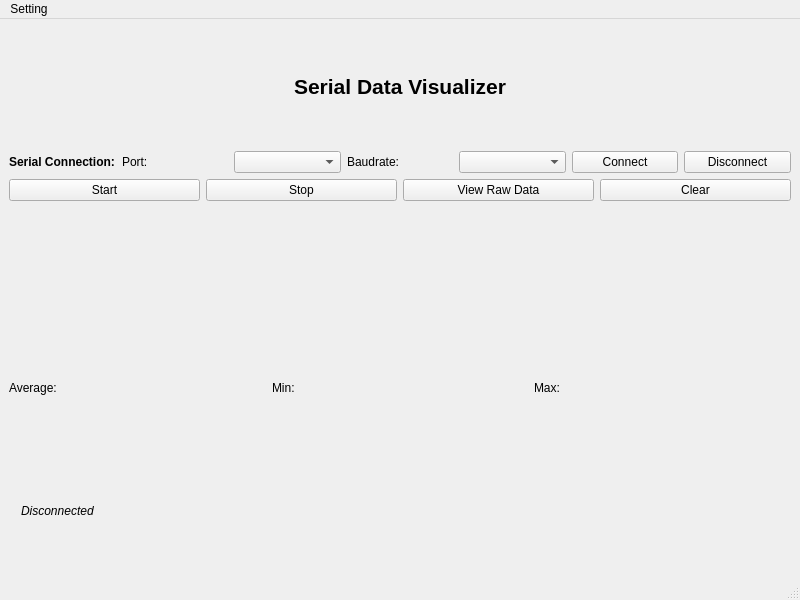
<?xml version="1.0" encoding="UTF-8"?>
<ui version="4.0">
 <class>SerialDataVisualizer</class>
 <widget class="QMainWindow" name="SerialDataVisualizer">
  <property name="geometry">
   <rect>
    <x>0</x>
    <y>0</y>
    <width>800</width>
    <height>600</height>
   </rect>
  </property>
  <property name="windowTitle">
   <string>Serial Data Visualizer</string>
  </property>
  <widget class="QWidget" name="centralwidget">
   <layout class="QVBoxLayout" name="verticalLayout">
    <item>
     <layout class="QHBoxLayout" name="titleLayout">
      <item>
       <widget class="QLabel" name="titleLabel">
        <property name="font">
         <font>
          <pointsize>16</pointsize>
          <bold>true</bold>
         </font>
        </property>
        <property name="text">
         <string>Serial Data Visualizer</string>
        </property>
        <property name="alignment">
         <set>Qt::AlignCenter</set>
        </property>
       </widget>
      </item>
     </layout>
    </item>
    <item>
     <layout class="QHBoxLayout" name="serialOptionsLayout">
      <item>
       <widget class="QLabel" name="serialConnectionLabel">
        <property name="font">
         <font>
          <bold>true</bold>
         </font>
        </property>
        <property name="text">
         <string>Serial Connection:</string>
        </property>
       </widget>
      </item>
      <item>
       <widget class="QLabel" name="portLabel">
        <property name="text">
         <string>Port:</string>
        </property>
       </widget>
      </item>
      <item>
       <widget class="QComboBox" name="portDropdown"/>
      </item>
      <item>
       <widget class="QLabel" name="baudrateLabel">
        <property name="text">
         <string>Baudrate:</string>
        </property>
       </widget>
      </item>
      <item>
       <widget class="QComboBox" name="baudrateDropdown"/>
      </item>
      <item>
       <widget class="QPushButton" name="connectButton">
        <property name="text">
         <string>Connect</string>
        </property>
       </widget>
      </item>
      <item>
       <widget class="QPushButton" name="disconnectButton">
        <property name="text">
         <string>Disconnect</string>
        </property>
       </widget>
      </item>
     </layout>
    </item>
    <item>
     <layout class="QHBoxLayout" name="controlButtonsLayout">
      <item>
       <widget class="QPushButton" name="startButton">
        <property name="text">
         <string>Start</string>
        </property>
       </widget>
      </item>
      <item>
       <widget class="QPushButton" name="stopButton">
        <property name="text">
         <string>Stop</string>
        </property>
       </widget>
      </item>
      <item>
       <widget class="QPushButton" name="viewRawDataButton">
        <property name="text">
         <string>View Raw Data</string>
        </property>
       </widget>
      </item>
      <item>
       <widget class="QPushButton" name="clearButton">
        <property name="text">
         <string>Clear</string>
        </property>
       </widget>
      </item>
     </layout>
    </item>
    <item>
     <widget class="QChartView" name="dataChartView" native="true"/>
    </item>
    <item>
     <layout class="QHBoxLayout" name="analysisLayout">
      <item>
       <widget class="QLabel" name="averageLabel">
        <property name="text">
         <string>Average:</string>
        </property>
       </widget>
      </item>
      <item>
       <widget class="QLabel" name="minLabel">
        <property name="text">
         <string>Min:</string>
        </property>
       </widget>
      </item>
      <item>
       <widget class="QLabel" name="maxLabel">
        <property name="text">
         <string>Max:</string>
        </property>
       </widget>
      </item>
     </layout>
    </item>
    <item>
     <layout class="QHBoxLayout" name="statusLayout">
  <property name="alignment">
    <set>Qt::AlignLeft</set>
  </property>
  <property name="spacing">
    <number>5</number> 
  </property>
  <item>
    <widget class="QLabel" name="iconLabel">
      <property name="pixmap">
        <pixmap resource=":/component_asset/disconnected.png"/>
      </property>
      <property name="alignment">
        <set>Qt::AlignVCenter</set>
      </property>
    </widget>
  </item>
  <item>
    <widget class="QLabel" name="statusTextLabel">
      <property name="font">
        <font>
          <italic>true</italic>
        </font>
      </property>
      <property name="text">
        <string>Disconnected</string>
      </property>
      <property name="alignment">
        <set>Qt::AlignVCenter</set>
      </property>
    </widget>
  </item>
</layout>

    </item>
   </layout>
  </widget>
  <widget class="QStatusBar" name="statusbar"/>
  <widget class="QMenuBar" name="menubar">
   <property name="geometry">
    <rect>
     <x>0</x>
     <y>0</y>
     <width>800</width>
     <height>21</height>
    </rect>
   </property>
   <widget class="QMenu" name="menuSetting">
    <property name="title">
     <string>Setting</string>
    </property>
   </widget>
   <addaction name="menuSetting"/>
  </widget>
 </widget>
 <customwidgets>
  <customwidget>
   <class>QChartView</class>
   <extends>QWidget</extends>
   <header>qchartview.h</header>
  </customwidget>
 </customwidgets>
 <resources/>
 <connections/>
</ui>
